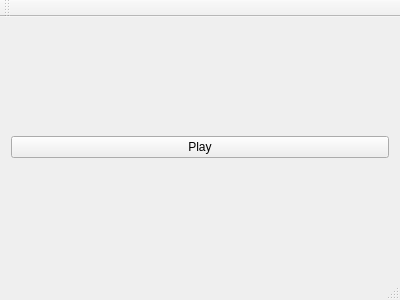
<?xml version="1.0" encoding="UTF-8"?>
<ui version="4.0">
 <class>BallsWindow</class>
 <widget class="QMainWindow" name="BallsWindow">
  <property name="geometry">
   <rect>
    <x>0</x>
    <y>0</y>
    <width>400</width>
    <height>300</height>
   </rect>
  </property>
  <property name="windowTitle">
   <string>BallsWindow</string>
  </property>
  <widget class="QWidget" name="centralWidget">
   <property name="sizePolicy">
    <sizepolicy hsizetype="Expanding" vsizetype="Expanding">
     <horstretch>0</horstretch>
     <verstretch>0</verstretch>
    </sizepolicy>
   </property>
   <layout class="QVBoxLayout" name="verticalLayout">
    <item>
     <layout class="QVBoxLayout" name="layout_view"/>
    </item>
    <item>
     <widget class="QPushButton" name="playButton">
      <property name="text">
       <string>Play</string>
      </property>
     </widget>
    </item>
   </layout>
  </widget>
  <widget class="QMenuBar" name="menuBar">
   <property name="geometry">
    <rect>
     <x>0</x>
     <y>0</y>
     <width>400</width>
     <height>21</height>
    </rect>
   </property>
  </widget>
  <widget class="QToolBar" name="mainToolBar">
   <attribute name="toolBarArea">
    <enum>TopToolBarArea</enum>
   </attribute>
   <attribute name="toolBarBreak">
    <bool>false</bool>
   </attribute>
  </widget>
  <widget class="QStatusBar" name="statusBar"/>
 </widget>
 <layoutdefault spacing="6" margin="11"/>
 <resources/>
 <connections/>
</ui>
